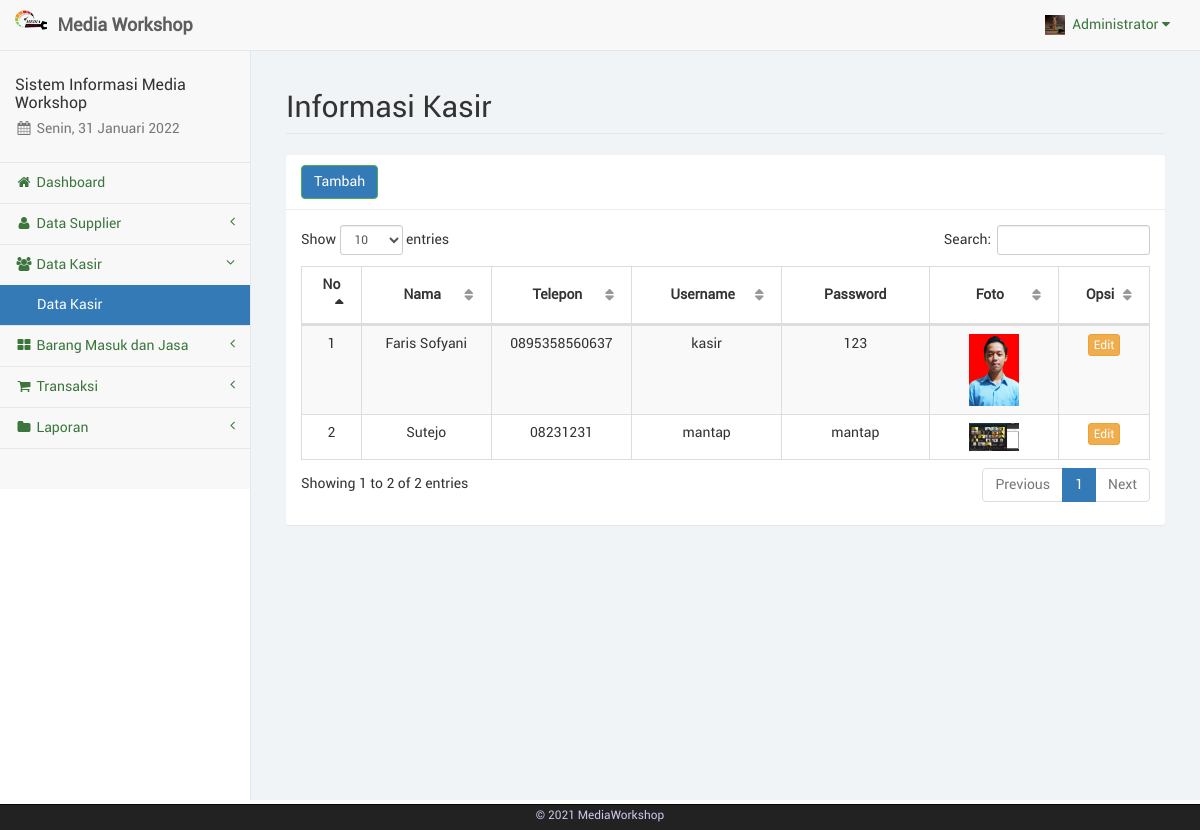
The page /kasir.php (signed in) on the database its author committed.
### tables this page shows
CREATE TABLE `users` (
  `id` int(11) NOT NULL,
  `nama` varchar(50) NOT NULL,
  `username` varchar(50) NOT NULL,
  `password` varchar(50) NOT NULL,
  `foto` varchar(255) DEFAULT NULL,
  `telp` varchar(14) NOT NULL,
  `role` varchar(15) NOT NULL
);

### kasir.php (the view, shortened to what this page needs)
<?php
include("sess_check.php");
include("layout_top.php");
?>
<div id="page-wrapper">
	<div class="container-fluid">
		<div class="row">
			<div class="col-lg-12">
				<h1 class="page-header">Informasi Kasir</h1>
			</div>
		</div>
		<div class="row">
			<div class="col-lg-12"><?php include("layout_alert.php"); ?></div>
		</div>
		<div class="row">
			<div class="col-lg-12">
				<div class="panel panel-default">
					<div class="panel-heading">
						<a href="kasir_tambah.php" class="btn btn-success">Tambah</a>
					</div>
					<div class="panel-body">
						<table class="table table-striped table-bordered table-hover" id="tabel-data">
							<thead>
								<tr>
									<th width="1%">No</th>
									<th width="10%">Nama</th>
									<th width="5%">Telepon</th>
									<th width="10%">Username</th>
									<th width="10%">Password</th>
									<th width="10%">Foto</th>
									<th width="5%">Opsi</th>
								</tr>
							</thead>
							<tbody>
								<?php
								$i = 1;
								$sql = "SELECT * FROM users WHERE role='kasir' ORDER BY nama ASC";
								$ress = mysqli_query($conn, $sql);
								while ($data = mysqli_fetch_array($ress)) {
									echo '<tr>';
									echo '<td class="text-center">' . $i . '</td>';
									echo '<td class="text-center">' . $data['nama'] . '</td>';
									echo '<td class="text-center">' . $data['telp'] . '</td>';
									echo '<td class="text-center">' . $data['username'] . '</td>';
									echo '<td class="text-center">' . $data['password'] . '</td>';
									echo '<td class="text-center"><img src="foto/' . $data['foto'] . '" width="50px"</td>';
									echo '<td class="text-center">
													  <a href="kasir_edit.php?kas=' . $data['id'] . '" class="btn btn-warning btn-xs">Edit</a>'; ?>
								<?php
									echo '</td>';
									echo '</tr>';
									$i++;
								}
								?>
							</tbody>
						</table>
					</div>
				</div>
			</div>
		</div>
	</div>
</div>
<?php
include("layout_bottom.php");
?>

### rows shown on the page
users: nama "Faris Sofyani", telp "0895358560637", username "kasir", password "123", foto (picture)
users: nama "Sutejo", telp "08231231", username "mantap", password "mantap", foto (picture)

### other values the page prints
$sess_admname "Administrator"
